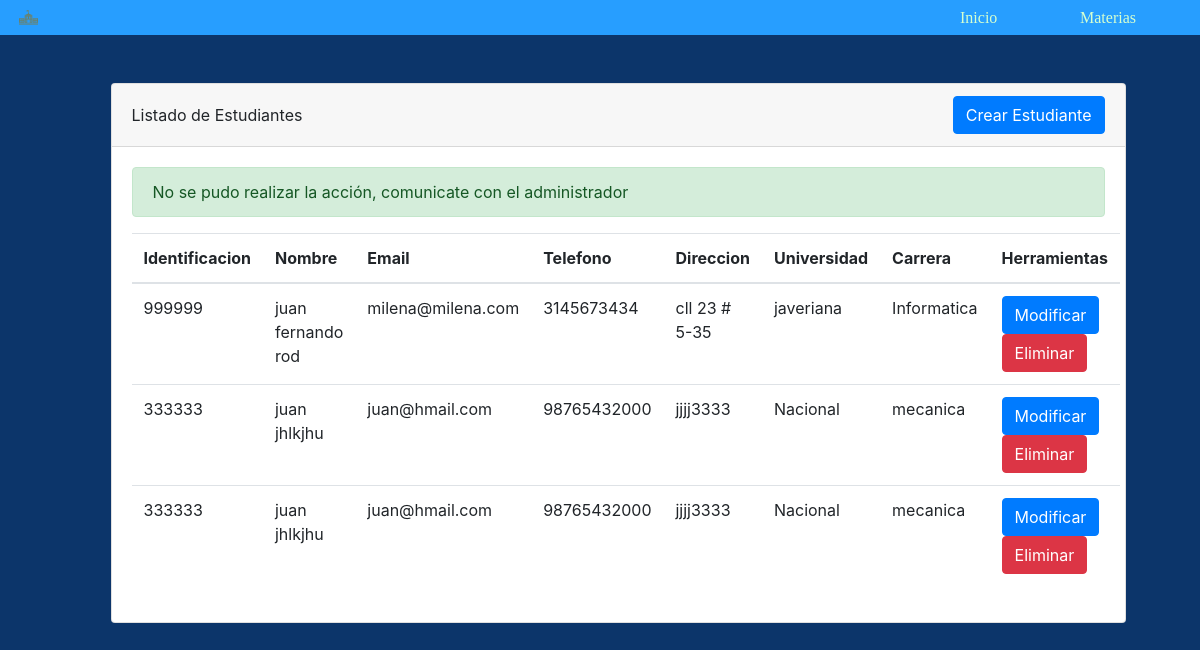
The page /modulos/estudiantes/estudiantes.php on the database its author committed.
### tables this page shows
CREATE TABLE `estudiantes` (
  `id` int(10) NOT NULL,
  `identificacion` int(11) DEFAULT NULL,
  `nombres` varchar(255) DEFAULT NULL,
  `apellidos` varchar(255) DEFAULT NULL,
  `email` varchar(255) DEFAULT NULL,
  `telefono` varchar(15) DEFAULT NULL,
  `direccion` varchar(255) NOT NULL,
  `universidad` varchar(255) NOT NULL,
  `carrera` varchar(255) NOT NULL
);

### config/DBConect.php (called while the page is built, shortened)
<?php
    class Database {
        private static $dns = "mysql:host=localhost;dbname=colegio";
        private static $user = "root";
        private static $pass = "";
        private static $instance;
        public function __construct ()
        {
            $this->db = new PDO(self::$dns,self::$user,self::$pass);
        }
        public static function getInstance()
        {
            if(!isset(self::$instance))
            {
                self::$instance=new $object;
            }
            return self::$instance;
        }
        public function DatosEstudiantes() {
            $conexion = Database::getInstance();
            $sql  ="SELECT id,identificacion,nombres,apellidos,email,telefono, direccion, universidad, carrera from estudiantes ";
            $result = $conexion->db->prepare($sql);
            $result->execute();
            return $result;
        }
    }
?>

### modulos/estudiantes/estudiantes.php (the view, shortened to what this page needs)
<?php
    include_once("../../config/DBConect.php");
    $conexion = new Database;
    $result = $conexion->DatosEstudiantes();
?>
<!DOCTYPE html>
<html lang="en">
<head>
    <link href="../../bootstrap/css/bootstrap.min.css" rel="stylesheet" type="text/css">
    <link href="../../css/style.css" rel="stylesheet" type="text/css">
    <link rel="stylesheet" type="text/css" href="../../css/estilos.css">
    <link rel="stylesheet" type="text/css" href="../../css/menu.css">
</head>
<body>
    <nav>
        <ul class="menu">
            <li class="logo">
                <a href="#">
                    <img src="../../img/u.png">
                </a>
            </li>
            <li>
                <a href="<?= ROOT ?>index.php">
                    Inicio
                </a>
            </li>
            <li>
                <a href="<?= ROOT ?>modulos/materias/materias.php">
                    Materias
                </a>
            </li>
        </ul>
    </nav>
    <div class="container">
        <div class="row justify-content-center">
            <div class="col-sm-11 col-xl-11">
                <div class="card">
                    <div class="card-header d-flex justify-content-between align-items-center">
                        Listado de Estudiantes
                        <a href="<?= ROOT ?>modulos/estudiantes/addEstudiante.php" class="btn btn-primary">Crear Estudiante</a>
                    </div>
                    <div class="card-body">
                        <?php
                            $mensajes = array(
                                0=>"No se pudo realizar la acción, comunicate con el administrador",
                                1=>"Se elimino correctamente el estudiante",
                                2=>"Se creo correctamente el estudiante",
                                3=>"Se actualizo correctamente el estudiante",
                                4=>"Se crearon correctamente las notas"
                            );
                            $mensaje_id = isset($_GET['mensaje']) ? (int)$_GET['mensaje'] : 0;
                            $mensaje='';
                            if ($mensaje_id != '') {
                                $mensaje = $mensajes[$mensaje_id];
                                $clase = 'alert-success';
                            }
                            if ($mensaje!='') echo "<div class='alert $clase' role='alert'> $mensaje </div>";
                        ?>
                        <table class="table">
                            <thead>
                                <tr>
                                <th scope="col">Identificacion</th>
                                <th scope="col">Nombre</th>
                                <th scope="col">Email</th>
                                <th scope="col">Telefono</th>
                                <th scope="col">Direccion</th>
                                <th scope="col">Universidad</th>
                                <th scope="col">Carrera</th>
                                <th scope="col">Herramientas</th>
                                </tr>
                            </thead>
                            <tbody>
                                <?php
                                    foreach($result as $row) {
                                        echo "<tr>
                                                <td>".$row['identificacion']."</td>
                                                <td>".$row['nombres']." ".$row['apellidos']."</td>
                                                <td>".$row['email']."</td>
                                                <td>".$row['telefono']."</td>
                                                <td>".$row['direccion']."</td>
                                                <td>".$row['universidad']."</td>
                                                <td>".$row['carrera']."</td>
                                                <td>
                                                    <a href='editEstudiante.php?id=".$row['id']."' class='btn btn-primary'>Modificar</a>
                                                    <a href='delete.php?id=".$row['id']."' class='btn btn-danger'>Eliminar</a>
                                                </td>
                                            </tr>";
                                    }
                                ?>
                            </tbody>
                        </table>
                    </div>
                </div>
            </div>
        </div>
</body>
</html>

### css/style.css (style rules this page uses)
.container { margin-top: 5%; margin-bottom: 5%; }
body { background-color: #0C356A; }

### css/estilos.css (style rules this page uses)
* { margin: 0px; padding: 0px; }
.container { margin: 4%; }

### css/menu.css (style rules this page uses)
nav { background-color: #279EFF; color:white; }
.menu { display: flex; align-items: center; }
.menu li { width: 10%; list-style: none; }
.menu a { color: #D5FFD0; font-family: Cambria, Cochin, Georgia, Times, 'Times New Roman', serif; text-decoration: none; }
.logo { flex-grow: 3; }
.logo img { width: 6%; padding: 1% 2% 1% 2%; }

### rows shown on the page
estudiantes: identificacion "999999", nombres "juan fernando", apellidos "rod", email "milena@milena.com", telefono "3145673434", direccion "cll 23 # 5-35", universidad "javeriana", carrera "Informatica"
estudiantes: identificacion "333333", nombres "juan", apellidos "jhlkjhu", email "juan@hmail.com", telefono "98765432000", direccion "jjjj3333", universidad "Nacional", carrera "mecanica"
estudiantes: identificacion "333333", nombres "juan", apellidos "jhlkjhu", email "juan@hmail.com", telefono "98765432000", direccion "jjjj3333", universidad "Nacional", carrera "mecanica"

### other values the page prints
$mensaje "No se pudo realizar la acción, comunicate con el administrador"
